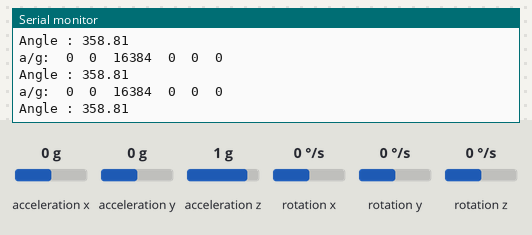
Recording of a sketch running on a simulated Arduino Uno, built with avr-gcc and run on an emulated ATmega328P. On the bench: the last lines printed to the serial monitor. Inputs (shaded band) come from the test bench; at power-on: acceleration x 0 g, acceleration y 0 g, acceleration z 1 g, rotation x 0 °/s, rotation y 0 °/s, rotation z 0 °/s.

Above: at 1.2 s.
1.3 s: acceleration x set to -1.4 g
At 1.38 s:
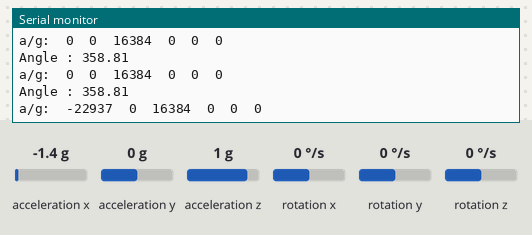
2.8 s: acceleration y set to -1.4 g
At 2.86 s:
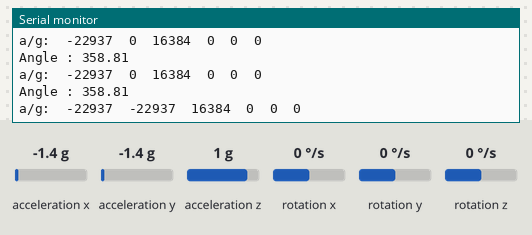
4.3 s: acceleration z set to -1.4 g
At 4.35 s:
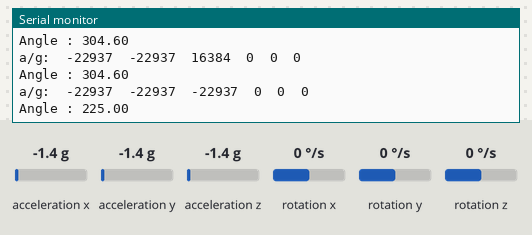
5.8 s: rotation x set to -192 °/s
At 5.83 s:
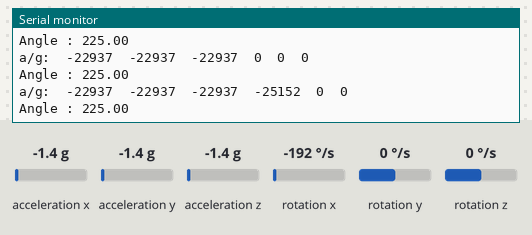
8.8 s: rotation y set to -192 °/s
At 8.8 s:
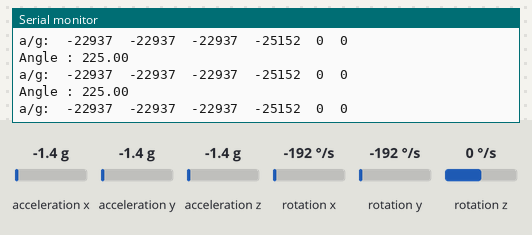
Timing chart, 0 to 11.3 s (numbered marks = the images above; inputs shaded):
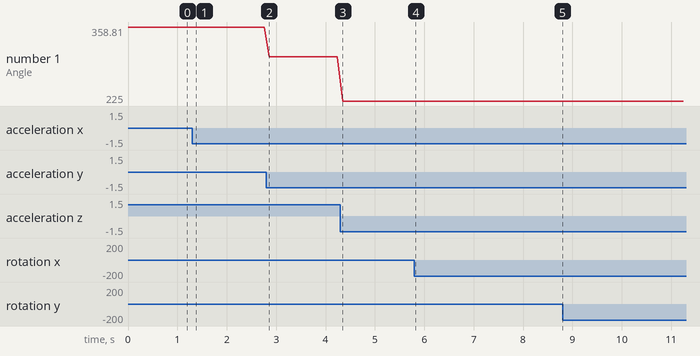

The sketch:

Gyro_Sensor_Angle.ino
```cpp
//ขาที่ต่อ MPU6050
//ขา SCL ของ MPU6050 Module ต่อเข้าขา SDA ของ Arduino
//ขา SDA ของ MPU6050 Module ต่อเข้าขา SCL ของ Arduino
//เเละก็มี VCC GND มีเเค่นี้เองครับการต่อ
#include <I2Cdev.h>
#include <MPU6050.h>

#if I2CDEV_IMPLEMENTATION == I2CDEV_ARDUINO_WIRE
    #include <Wire.h>
#endif

MPU6050 accelgyro;

int16_t ax, ay, az;
int16_t gx, gy, gz;


#define OUTPUT_READABLE_ACCELGYRO

#define LED_PIN 13
bool blinkState = false;

const int MPU_addr=0x68;

int16_t axis_X,axis_Y,axis_Z;

int minVal=265;
int maxVal=402;

//เเกนที่ใช้
double x;
double y;
double z;


void setup()
{
//  Wire.begin();
//  Wire.beginTransmission(MPU_addr);
//  Wire.write(0x6B);
//  Wire.write(0);
//  Wire.endTransmission(true);
    #if I2CDEV_IMPLEMENTATION == I2CDEV_ARDUINO_WIRE
        Wire.begin();
    #elif I2CDEV_IMPLEMENTATION == I2CDEV_BUILTIN_FASTWIRE
        Fastwire::setup(400, true);
    #endif

    Serial.begin(115200);

    // initialize device
    Serial.println("Initializing I2C devices...");
    accelgyro.initialize();

    // verify connection
    Serial.println("Testing device connections...");
    Serial.println(accelgyro.testConnection() ? "MPU6050 connection successful" : "MPU6050 connection failed");
}

void loop()
{
//  Wire.beginTransmission(MPU_addr);
//  Wire.write(0x3B);
//  Wire.endTransmission(false);
//  Wire.requestFrom(MPU_addr,14,true);
//
    accelgyro.getMotion6(&ax, &ay, &az, &gx, &gy, &gz);

    #ifdef OUTPUT_READABLE_ACCELGYRO
        // display tab-separated accel/gyro x/y/z values
        Serial.print("a/g:\t");
        Serial.print(ax); Serial.print("\t");
        Serial.print(ay); Serial.print("\t");
        Serial.print(az); Serial.print("\t");
        Serial.print(gx); Serial.print("\t");
        Serial.print(gy); Serial.print("\t");
        Serial.println(gz);
    #endif

    #ifdef OUTPUT_BINARY_ACCELGYRO
        Serial.write((uint8_t)(ax >> 8)); Serial.write((uint8_t)(ax & 0xFF));
        Serial.write((uint8_t)(ay >> 8)); Serial.write((uint8_t)(ay & 0xFF));
        Serial.write((uint8_t)(az >> 8)); Serial.write((uint8_t)(az & 0xFF));
        Serial.write((uint8_t)(gx >> 8)); Serial.write((uint8_t)(gx & 0xFF));
        Serial.write((uint8_t)(gy >> 8)); Serial.write((uint8_t)(gy & 0xFF));
        Serial.write((uint8_t)(gz >> 8)); Serial.write((uint8_t)(gz & 0xFF));
    #endif

    axis_X=Wire.read()<<8|Wire.read();
    axis_Y=Wire.read()<<8|Wire.read();
    axis_Z=Wire.read()<<8|Wire.read();

    int xAng = map(ax,minVal,maxVal,-90,90);
    int yAng = map(ay,minVal,maxVal,-90,90);
    int zAng = map(az,minVal,maxVal,-90,90);

    x = RAD_TO_DEG * (atan2(-yAng, -zAng)+PI);
    Serial.print("Angle : ");
    Serial.println(x);
    delay(100);
}
```

Measured:
- after the input at 1.3 s, the serial monitor: prints a new line after 0.08 s (image 1)
- after the input at 2.8 s, the serial monitor: prints a new line after 0.06 s (image 2)
- after the input at 4.3 s, the serial monitor: prints a new line at once (image 3)
- after the input at 5.8 s, the serial monitor: prints a new line at once (image 4)
- plotted number 1: 358.81 → 304.6 after the input at 2.8 s, 304.6 → 225 after the input at 4.3 s
